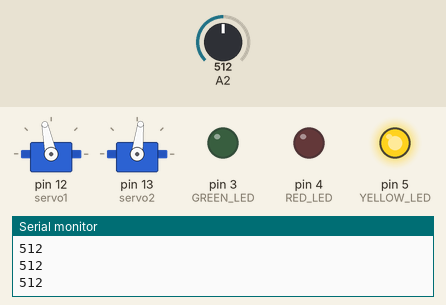
Simulated run of this sketch. Board: Arduino Uno, built with avr-gcc and run on an emulated ATmega328P. On the bench: 2 × servo, output pins drawn as LEDs (lit = HIGH), the last lines printed to the serial monitor. The test bench sets the inputs (shaded band); at power-on: A2 = 512.

Above: at 1.2 s.
1.3 s: A2 set to 638
2.8 s: A2 set to 669
At 4.0 s:
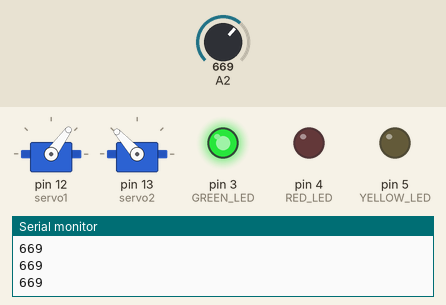
4.4 s: A2 set to 939
5.9 s: A2 set to 962
At 6.8 s:
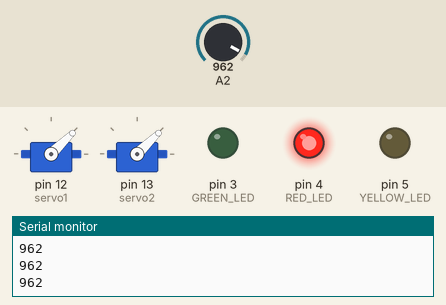
7.5 s: A2 set to 940
At 8.3 s:
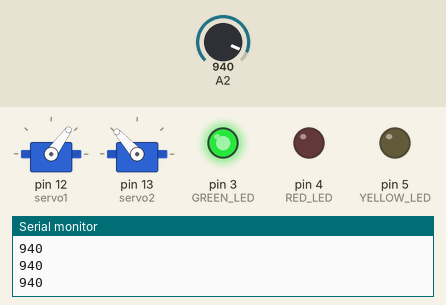
9.1 s: A2 set to 960
At 9.8 s:
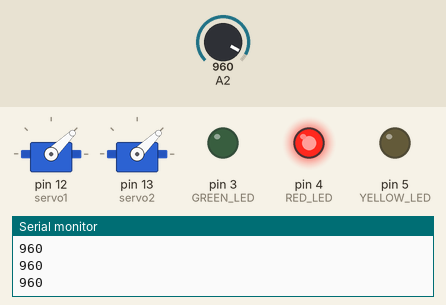
Timing chart, 0 to 11.7 s (numbered marks = the images above; inputs shaded):
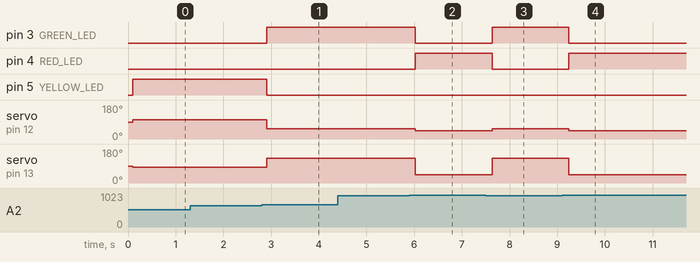

Measured:
- the behaviour switches between 650 and 651 on A2 (found by bisection; images 0 and 1)
- the behaviour switches between 950 and 951 on A2 (found by bisection; images 1 and 2)
- after the input at 2.8 s, pin 3 (GREEN_LED): LOW → HIGH after 0.11 s; pin 5 (YELLOW_LED): HIGH → LOW after 0.11 s; servo on pin 12 (servo1): 102° → 54° after 0.11 s; servo on pin 13 (servo2): 83° → 132° after 0.11 s
- after the input at 5.9 s, pin 3 (GREEN_LED): HIGH → LOW after 0.13 s; pin 4 (RED_LED): LOW → HIGH after 0.13 s; servo on pin 12 (servo1): 54° → 44° after 0.13 s; servo on pin 13 (servo2): 132° → 44° after 0.13 s
- after the input at 7.5 s, pin 3 (GREEN_LED): LOW → HIGH after 0.13 s; pin 4 (RED_LED): HIGH → LOW after 0.13 s; servo on pin 12 (servo1): 44° → 54° after 0.13 s; servo on pin 13 (servo2): 44° → 132° after 0.13 s
- after the input at 9.1 s, pin 3 (GREEN_LED): HIGH → LOW after 0.14 s; pin 4 (RED_LED): LOW → HIGH after 0.14 s; servo on pin 12 (servo1): 54° → 44° after 0.14 s; servo on pin 13 (servo2): 132° → 44° after 0.14 s

The sketch:

challenge5.ino
```cpp
// including library and setting up servos
#include <Servo.h>
Servo servo1;
Servo servo2;
void setup() {
  // attaching servos and LED's to their digital pins
servo1.attach(12);
servo2.attach(13);
pinMode(3, OUTPUT); // GREEN LED
pinMode(4,OUTPUT); // RED LED
pinMode(5, OUTPUT); // YELLOW LED
Serial.begin(9600);
}
void loop() {
// challenge 5 starts here
// setting up the photoresistor and inputs for troubleshooting
int val = analogRead(2);
Serial.println(val);
delay(100);
// bright light, spin in circles, red LED
if(val > 950) {
  digitalWrite(4, HIGH);
  digitalWrite(3, LOW);
  digitalWrite(5, LOW);
  spin();
}
// shadow, reverse slowly, yellow LED
if(val < 650) {
  digitalWrite(5, HIGH);
  digitalWrite(3, LOW);
  digitalWrite(4, LOW);
  reverse();
}
// ambient light, move forward, green LED
if (val < 950 && val > 650) {
  digitalWrite(3, HIGH);
  digitalWrite(4, LOW);
  digitalWrite(5, LOW);
  forward();
}
}
// setting up all the user-defined functions

// medium forward
void forward() {
  servo1.writeMicroseconds(1100);
  servo2.writeMicroseconds(1900);
}
// reverse slowly
void reverse() {
  servo1.writeMicroseconds(1600);
  servo2.writeMicroseconds(1400);
}
// spin
void spin() {
  servo1.writeMicroseconds(1000);
  servo2.writeMicroseconds(1000);
}
```
